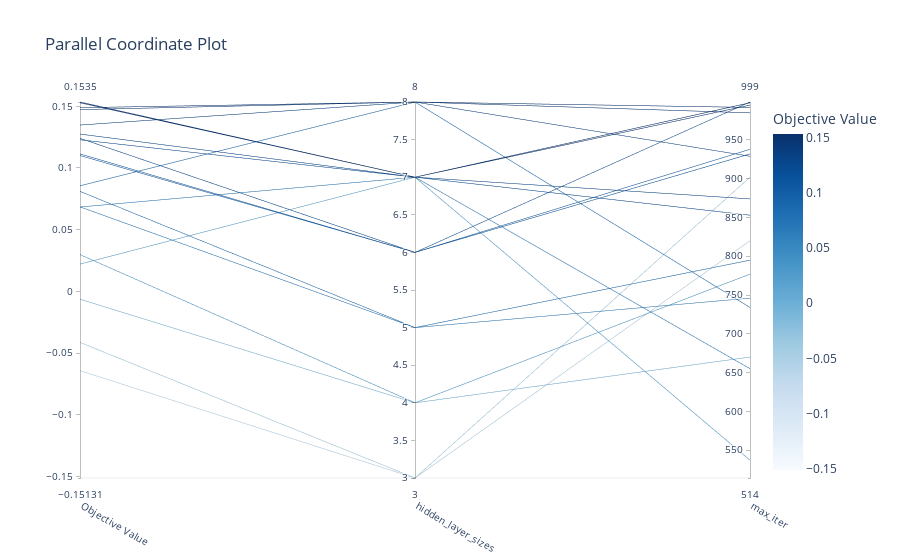

The code cell stored with this chart in its notebook:
### Code cell
# See in a parellell cordinates plot
optuna.visualization.plot_parallel_coordinate(study)

### Figure 1 — Plotly figure (JSON) as saved in the notebook; plotly's stock layout.template omitted (floating-point values rounded to 4 significant figures)
{"data": [{"dimensions": [{"label": "Objective Value", "range": [-0.1513, 0.1535], "values": [0.06849, -0.06428, 0.1101, -0.0414, -0.1513, 0.02979, 0.08556, -0.006358, 0.08103, 0.1348, 0.1473, 0.1489, 0.1535, 0.1529, 0.1275, 0.06836, 0.1228, 0.1241, 0.1114, 0.02208]}, {"label": "hidden_layer_sizes", "range": [3, 8], "values": [5, 3, 6, 3, 3, 4, 8, 4, 5, 8, 8, 8, 7, 7, 7, 7, 7, 6, 6, 7]}, {"label": "max_iter", "range": [514, 999], "values": [746, 820, 932, 902, 514, 777, 734, 670, 795, 929, 985, 992, 998, 995, 874, 655, 853, 999, 938, 537]}], "labelangle": 30, "labelside": "bottom", "line": {"color": [0.06849, -0.06428, 0.1101, -0.0414, -0.1513, 0.02979, 0.08556, -0.006358, 0.08103, 0.1348, 0.1473, 0.1489, 0.1535, 0.1529, 0.1275, 0.06836, 0.1228, 0.1241, 0.1114, 0.02208], "colorbar": {"title": {"text": "Objective Value"}}, "colorscale": [[0, "rgb(247,251,255)"], [0.125, "rgb(222,235,247)"], [0.25, "rgb(198,219,239)"], [0.375, "rgb(158,202,225)"], [0.5, "rgb(107,174,214)"], [0.625, "rgb(66,146,198)"], [0.75, "rgb(33,113,181)"], [0.875, "rgb(8,81,156)"], [1, "rgb(8,48,107)"]], "reversescale": false, "showscale": true}, "type": "parcoords"}], "layout": {"title": {"text": "Parallel Coordinate Plot"}}}
